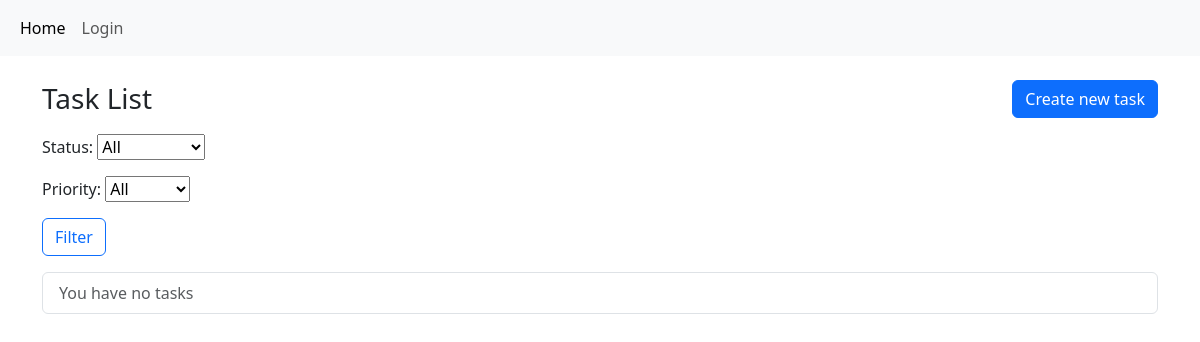
/, run on an earlier commit of the app's database.
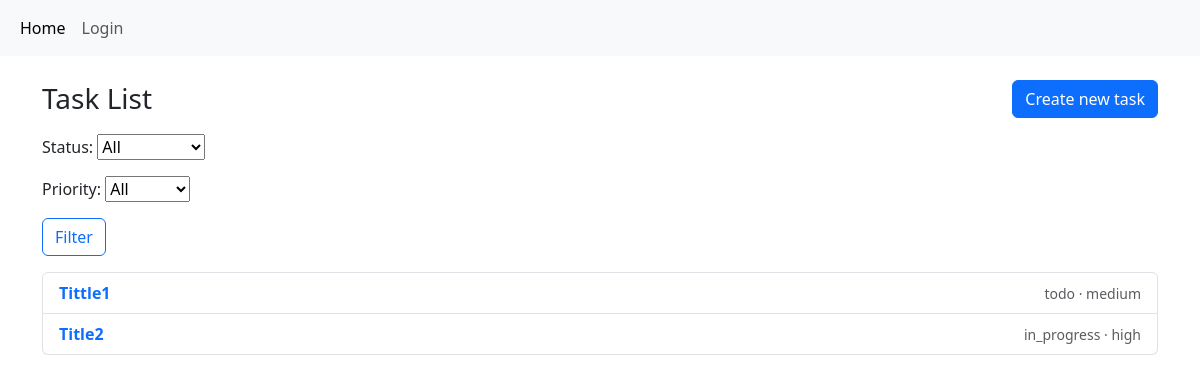
And on a later commit of the database.
### tasks/models.py (models this page shows, shortened)
class Task(models.Model):
    STATUS_CHOISES = (
        ('todo','To Do'),
        ('in_progress','In Progress'),
        ('done','Done'),
    )
    PRIORITY_CHOISES = (
        ('low','Low'),
        ('medium','Medium'),
        ('high','High'),
    )
    title = models.CharField(max_length=100)
    description = models.TextField()
    status = models.CharField(max_length=20, choices=STATUS_CHOISES, default='todo')
    priority = models.CharField(max_length=20, choices=PRIORITY_CHOISES, default='low')
    deadline = models.DateTimeField(null=True, blank=True)
    owner = models.ForeignKey(User, on_delete=models.SET_NULL, null=True, blank=True, related_name='tasks')

### tasks/views.py (the view)
# urls.py: path('', views.TaskListView.as_view(), name = 'task-list'),
class TaskListView(ListView):
    model = Task
    context_object_name = 'tasks'
    template_name = 'tasks/task_list.html'
    def get_context_data(self, **kwargs):
        context = super().get_context_data(**kwargs)
        context['form'] = TaskFilterForm(self.request.GET)
        return context
    def get_queryset(self):
        queryset = super().get_queryset()
        status = self.request.GET.get("status")
        priority = self.request.GET.get("priority")
        if status:
            queryset = queryset.filter(status=status)
        if priority:
            queryset = queryset.filter(priority=priority)
        return queryset

### tasks/forms.py
class TaskFilterForm(forms.Form):
    STATUS_CHOISES = (
        ('', 'All'),
        ('todo','To Do'),
        ('in_progress','In Progress'),
        ('done','Done'),
    )
    PRIORITY_CHOISES = (
        ('', 'All'),
        ('low','Low'),
        ('medium','Medium'),
        ('high','High'),
    )
    status = forms.ChoiceField(choices=STATUS_CHOISES, label='Status', required=False)
    priority = forms.ChoiceField(choices=PRIORITY_CHOISES, label='Priority', required=False)

### tasks/templates/tasks/task_list.html
{% extends 'base.html' %}
{% block content %}
<div class="container mt-4">
    <div class="d-flex justify-content-between align-items-center mb-3">
        <h1 class="h3 mb-0">Task List</h1>
        <a href="{% url 'tasks:task-create' %}" class="btn btn-primary">Create new task</a>
    </div>
    <form method="get" class="mb-3">
        {{ form.as_p }}
        <button type="submit" class="btn btn-outline-primary">Filter</button>
    </form>
    <ul class="list-group">
        {% for task in tasks %}
            <li class="list-group-item d-flex justify-content-between align-items-center">
                <div>
                    <a href="{% url 'tasks:task-detail' pk=task.pk %}" class="text-decoration-none fw-semibold">{{ task.title }}</a>
                </div>
                <div class="text-end small text-muted">
                    {{ task.status }} · {{ task.priority }}
                </div>
            </li>
        {% empty %}
            <li class="list-group-item text-muted">You have no tasks</li>
        {% endfor %}
    </ul>
</div>
{% endblock %}

### tasks/templates/base.html (shortened to what this page needs)
<!DOCTYPE html>
<html lang="en">
<head>
    <link href="https://cdn.jsdelivr.net/npm/bootstrap@5.3.8/dist/css/bootstrap.min.css" rel="stylesheet">
</head>
<body>
    <header>
        <nav class="navbar navbar-expand-lg bg-body-tertiary">
                    <div class="container-fluid">
                        <div class="collapse navbar-collapse" id="navbarNav">
                            <ul class="navbar-nav">
                                <li class="nav-item">
                                    <a class="nav-link active" aria-current="page" href="{% url 'tasks:task-list' %}">Home</a>
                                </li>
                                {% if user.is_authenticated %}
                                    <li class="nav-item">
                                        <form method="post" action="{% url 'tasks:logout' %}">
                                            {% csrf_token %}
                                            <button type="submit" class="btn btn-link nav-link">Logout</button>
                                        </form>
                                    </li>
                                {% else %}
                                    <li class="nav-item">
                                            <a class="nav-link" href="{% url 'tasks:login' %}">Login</a>
                                    </li>
                                {% endif %}
                            </ul>
                        </div>
                    </div>
                </nav>
    </header>
    <main>
        {% block content %}
        {%endblock%}
    </main>
</body>
</html>

What changed in the data, as far as the page shows it:
added Task: title "Tittle1", status "todo", priority "medium"
added Task: title "Title2", status "in_progress", priority "high"
Also different on the page:
text no longer shown: "You have no tasks"
